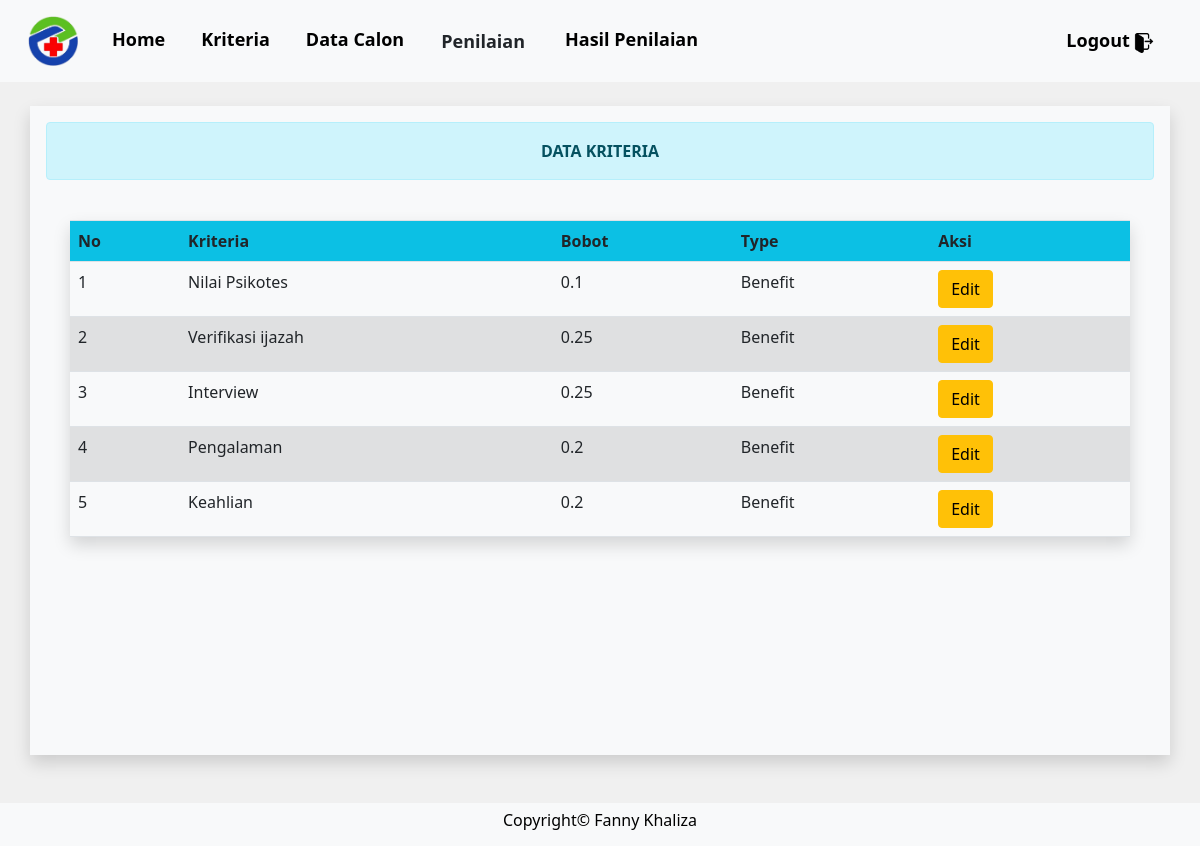
The app's page /admin/data_kriteria.php (signed in) with its own data.
### tables this page shows
CREATE TABLE `kriteria` (
  `id_kriteria` int(11) NOT NULL,
  `kriteria` varchar(80) NOT NULL,
  `bobot` varchar(25) NOT NULL,
  `type` varchar(25) NOT NULL
);

### functions.php (called while the page is built, shortened)
<?php
$con = mysqli_connect("localhost", "root", "", "db_spk");
function tampilkriteria($query)
{
	global $con;
	$data = mysqli_query($con, $query);
	$rows = [];
	while ($row = mysqli_fetch_assoc($data)) {
		$rows[] = $row;
	}
	return $rows;
}

### admin/data_kriteria.php (the view, shortened to what this page needs)
<?php
require '../functions.php';
$data_kriteria = tampilkriteria("SELECT * FROM kriteria");
?>
<!doctype html>
<html lang="en">
<head>
  <link rel="stylesheet" type="text/css" href="../bootstrap/css/bootstrap.min.css">
  <link href="https://cdn.jsdelivr.net/npm/bootstrap@5.1.1/dist/css/bootstrap.min.css" rel="stylesheet">
</head>
<body bgcolor="f0f0f0">
  <form method="post" action="perhitungan.php">
    <nav class="navbar navbar-expand-lg navbar-light bg-light">
      <div class="container-fluid">
        <a class="navbar-brand" href="#"><img src="../img/logo.png" width="50"></a>
        <div class="collapse navbar-collapse" id="navbarNavAltMarkup">
          <div class="navbar-nav" style="margin: 10px;">
            <a class="nav-link active" href="index.php">
              <font size="4"><b style = "color:#000;">Home</b> </font><span class="sr-only">(current)</span>
            </a>
            <a class="nav-link" href="data_kriteria.php">
              <font size="4"><b style = "color:#000;">Kriteria</b></font>
            </a>
            <a class="nav-link" href="data_calon_staff.php">
              <font size="4"><b style = "color:#000;">Data Calon</b></font>
            </a>
            <a class="nav-link" href="#">
              <font size="4"><b style = "color:#000;"><button type="submit" name="perhitungan" class="btn" style="font-size: 18px; padding: 0px 3px 0px 0px;"><b>Penilaian</b></button></b></font>
            </a>
            <a class="nav-link" href="laporan.php">
              <font size="4"><b style = "color:#000;">Hasil Penilaian</b></font>
            </a>
          </div>
          <div class="navbar-nav ms-auto" style="margin: 10px;">
            <a class="log nav-link m-auto" href="../logout.php">
              <font size="4"><b style = "color:#000;">Logout</b></font>
              <img src="../img/logout_new.png" width="20">
            </a>
          </div>
        </div>
      </div>
    </nav>
  </form>
  <br>
  <div class="container bg-light shadow p-3 mb-5">
    <div class="alert alert-info">
      <center><b>DATA KRITERIA</b></center>
    </div>
    <div class="table-responsive p-4">
      <table class="table table-striped shadow">
        <tr class="bg-info">
          <th>No</th>
          <th>Kriteria</th>
          <th>Bobot</th>
          <th>Type</th>
          <th>Aksi</th>
        </tr>
        <?php $i = 1; ?>
        <?php foreach ($data_kriteria as $data) { ?>
          <tr>
            <td><?= $i++; ?></td>
            <td><?= $data['kriteria']; ?></td>
            <td><?= $data['bobot']; ?></td>
            <td><?= $data['type']; ?></td>
            <td><a href="edit_kriteria.php?id_kriteria=<?= $data['id_kriteria']; ?>" class="btn btn-warning">Edit</a></td>
          </tr>
        <?php } ?>
      </table>
    </div>
  </div>
  <div class="col-md-12 bg-light">
    <div class="copyright">
      <h6 style = "color:#000;">Copyright&copy; Fanny Khaliza</h6>
    </div>
  </div>
</body>
</html>

### admin/data_kriteria.php (style rules this page uses)
body { background-color: #f0f0f0; }
.container { min-height: calc(100vh - 211px - -60px); }
.col-md-12 { padding: 8px; }
.copyright { text-align: center; }
.navbar-nav a { margin-right: 20px; }

### records on screen
kriteria: kriteria "Nilai Psikotes", bobot "0.1", type "Benefit"
kriteria: kriteria "Verifikasi ijazah", bobot "0.25", type "Benefit"
kriteria: kriteria "Interview", bobot "0.25", type "Benefit"
kriteria: kriteria "Pengalaman", bobot "0.2", type "Benefit"
kriteria: kriteria "Keahlian", bobot "0.2", type "Benefit"
